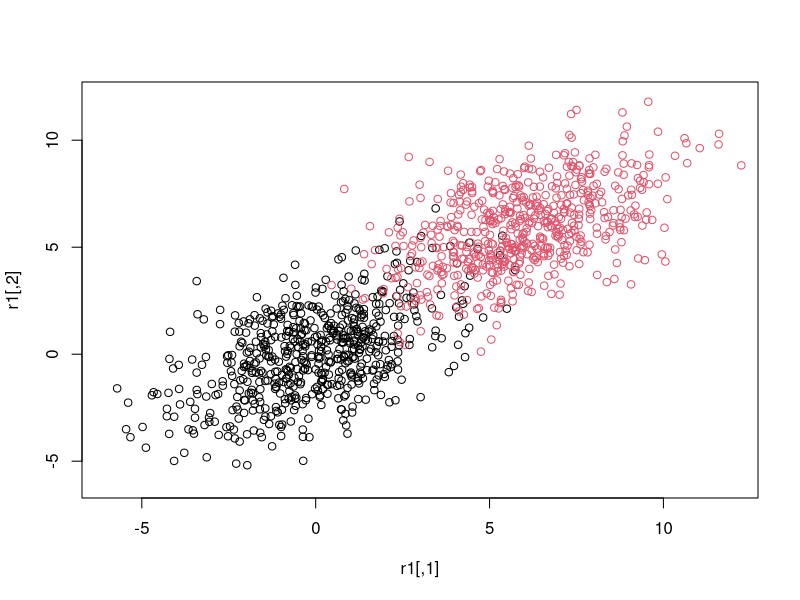
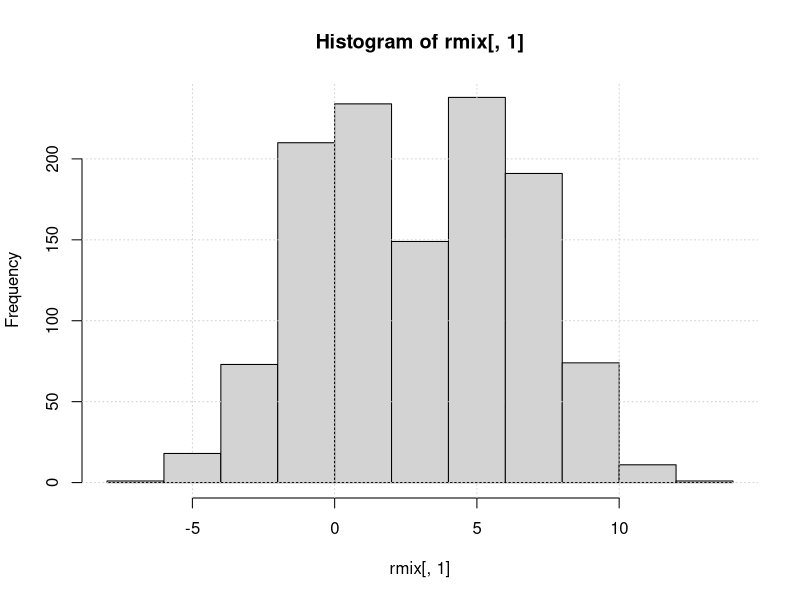
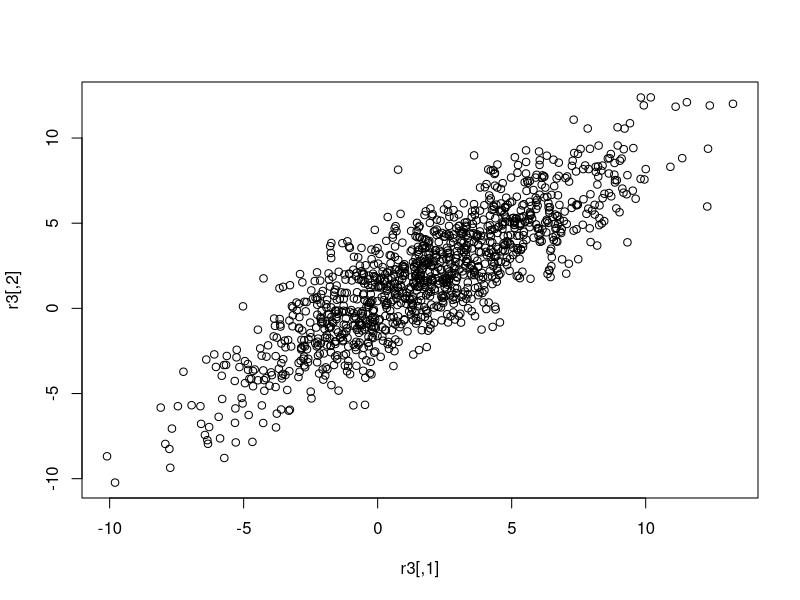
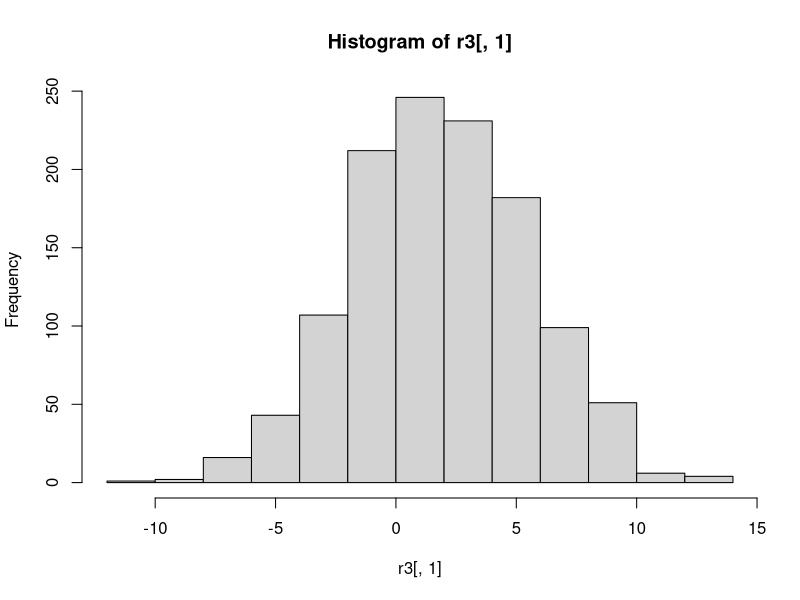

Write R code to recreate these figures, in order. (Note: this script raises an error after producing the figures.)
library(mixtools)
library(boot)
#### Bootstrap is sensitive to the mixture nature of a distribution

# Fc <- function(x,i){colSums(x[i,])}
Fc <- function(x,i){apply(x[i,],2,median)}
N = 1200
R = 2000
{
  mu1= c(0,0)
  mu2= c(6,6)
  mu0= (mu1+mu2)/2
  Cmu <- (outer(mu1-mu0,mu1-mu0) + outer(mu2-mu0,mu2-mu0))/2
  C0 = matrix(c(4,2,2,4),ncol=2)
  C = Cmu + C0
  r1 <- rmvnorm(N/2,mu1,C0)
  # plot(r[,1],r[,2])
  r2 <- rmvnorm(N/2,mu2,C0)
  rmix <- rbind(r1,r2)
  
  
  plot(r1,xlim=c(-6,12),ylim=c(-6,12))
  points(r2,col=2)
  hist(rmix[,1])
  grid()
  # C <- cov(rmix)
}

# cor(rbind(r1,r2))
{
  r3 <- rmvnorm(N,c(2,2),C)
  plot(r3)
  hist(r3[,1])
  cor(r3)
}


{
  dat <- rmix
  res <- boot(dat,Fc,R=R)
  dev <- t(res$t)- as.vector(res$t0)
  SD <- apply(dev,1,sd)
  # SD <- matrix(SD,dim(res$t0)) #* sqrt(res$R)
  Z  =res$t0 / SD
  P = pnorm(abs(Z),lower.tail = F)
  # diag(Z) <-0
  print(cov(dat))
  print(cor(dat))
  print(SD)
  print(Z)
}


{
  dat <- r3
  res <- boot(dat,Fc,R=R)
  dev <- t(res$t)- as.vector(res$t0)
  SD <- apply(dev,1,sd)
  # SD <- matrix(SD,dim(res$t0))
  # SD <- matrix(SD,dim(res$t0))# * sqrt(res$R-1)
  Z  =res$t0 / SD
  P = pnorm(abs(Z),lower.tail = F)
  # diag(Z) <-0
  print(cov(dat))
  print(cor(dat))
  print(SD)
  print(Z)
}
# ?boot.se()
stop()
{
  R = 100
  # dat <- expr.dat
  dat <- with(env.sub,expr.dat)
  # res <- boot(dat,Fc,R=R)
  dat <- as.matrix(dat)
  res <- boot(dat,Gc,R=R,parallel = 'snow',cl=clu)
  dev <- t(res$t)- as.vector(res$t0)
  C <- res$t0
  SD <- apply(dev,1,sd)
  SD <- matrix(SD,dim(res$t0)) #* sqrt(res$R)
  Z  =res$t0 / SD
  P = pnorm(abs(Z),lower.tail = F)
  # diag(Z) <-0
  print(cov(dat))
  print(cor(dat))
  print(SD)
  print(Z)
  image(SD)
}
pipeline(abs(C))
pipeline(abs(Z))
# image(-)

with(env.sub,pipeline(-abs(C)) )
with(env.sub,pipeline(-abs(Z)) )
expand_dims
Gc <- function(x,i){
  FUN = '*'
  m<-x[i,]; M <- bsxfun(t(m),expand_dims(m,1),FUN);
  mm<-apply(m,2,median);
  # mvar <- apply(m^2,2,mean)
  (apply(M,c(1,3),median) - outer(mm,mm,FUN))
  # (apply(M,c(1,3),median) - outer(mm,mm,FUN))/sqrt(outer(mvar,mvar))
}
image(Gc(dat,1:10))

library(GGally)
# ggpairs(as.datadat[,1:5])

idx=25:30
idx=21:25
idx=16:20
idx=11:15
idx=5:10
idx = 1:5
x <- apply(dat, 2, entropise)
od <- order(x,decreasing = T)
# ggpairs(as.data.frame(dat[,od[idx]]))
# with(env.sub,{


# plot(expr)
# apply(dat[,od[idx]],2,hist)
plot(apply(dat,2,sd),SD)
plot(apply(dat,2,entropise),SD)
grid()
# source('minfo.R')
stop()
# boot.comp(expr.dat,max.comp = 10,N=50)
{
  x <- expr.dat[,1:2]
  res = mvnormalmixEM(x,k=2)
  # res$loglik
  res$all.loglik
}
plot(x)
# res$loglik
# library(ggplot2)
# plotmatrix(x)
pairs(expr.dat[,1:5])
with(env.sub,
     pairs(expr.dat[,15:20])
)
# hist(x)
plot(res$posterior)

rdata(RTdata)
set.seed(100)
# x <- as.matrix(RTdata[, 1:3])
# y <- makemultdata(x, cuts = quantile(x, (1:9)/10))$y
# x
